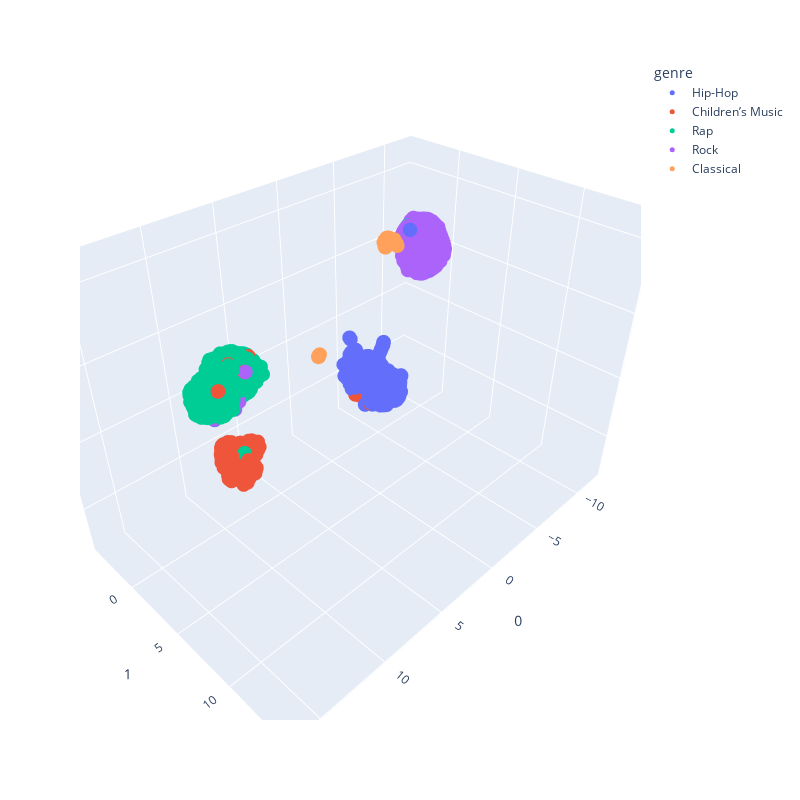

The notebook cell this image was saved under:
### Code cell
import plotly.express as px


fig_3d = px.scatter_3d(
    embedding, x=0, y=1, z=2,
    color=df.genre, labels={'color': 'genre'},
    width=800, height=800
)
fig_3d.update_traces(marker_size=5)

fig_3d.show()

### Figure 1 — Plotly figure (JSON) as saved in the notebook; plotly's stock layout.template omitted (floating-point values rounded to 4 significant figures; data arrays with more than 128 entries replaced by an {"elided": "..."} marker saying what was removed)
{"data": [{"hovertemplate": "genre=Hip-Hop<br>0=%{x}<br>1=%{y}<br>2=%{z}<extra></extra>", "legendgroup": "Hip-Hop", "marker": {"color": "#636efa", "size": 5, "symbol": "circle"}, "mode": "markers", "name": "Hip-Hop", "scene": "scene", "showlegend": true, "type": "scatter3d", "x": {"elided": "2639 float values"}, "y": {"elided": "2639 float values"}, "z": {"elided": "2639 float values"}}, {"hovertemplate": "genre=Children’s Music<br>0=%{x}<br>1=%{y}<br>2=%{z}<extra></extra>", "legendgroup": "Children’s Music", "marker": {"color": "#EF553B", "size": 5, "symbol": "circle"}, "mode": "markers", "name": "Children’s Music", "scene": "scene", "showlegend": true, "type": "scatter3d", "x": {"elided": "2885 float values"}, "y": {"elided": "2885 float values"}, "z": {"elided": "2885 float values"}}, {"hovertemplate": "genre=Rap<br>0=%{x}<br>1=%{y}<br>2=%{z}<extra></extra>", "legendgroup": "Rap", "marker": {"color": "#00cc96", "size": 5, "symbol": "circle"}, "mode": "markers", "name": "Rap", "scene": "scene", "showlegend": true, "type": "scatter3d", "x": {"elided": "2982 float values"}, "y": {"elided": "2982 float values"}, "z": {"elided": "2982 float values"}}, {"hovertemplate": "genre=Rock<br>0=%{x}<br>1=%{y}<br>2=%{z}<extra></extra>", "legendgroup": "Rock", "marker": {"color": "#ab63fa", "size": 5, "symbol": "circle"}, "mode": "markers", "name": "Rock", "scene": "scene", "showlegend": true, "type": "scatter3d", "x": {"elided": "5139 float values"}, "y": {"elided": "5139 float values"}, "z": {"elided": "5139 float values"}}, {"hovertemplate": "genre=Classical<br>0=%{x}<br>1=%{y}<br>2=%{z}<extra></extra>", "legendgroup": "Classical", "marker": {"color": "#FFA15A", "size": 5, "symbol": "circle"}, "mode": "markers", "name": "Classical", "scene": "scene", "showlegend": true, "type": "scatter3d", "x": {"elided": "321 float values"}, "y": {"elided": "321 float values"}, "z": {"elided": "321 float values"}}], "layout": {"height": 800, "legend": {"title": {"text": "genre"}, "tracegroupgap": 0}, "margin": {"t": 60}, "scene": {"domain": {"x": [0, 1], "y": [0, 1]}, "xaxis": {"title": {"text": "0"}}, "yaxis": {"title": {"text": "1"}}, "zaxis": {"title": {"text": "2"}}}, "width": 800}}
